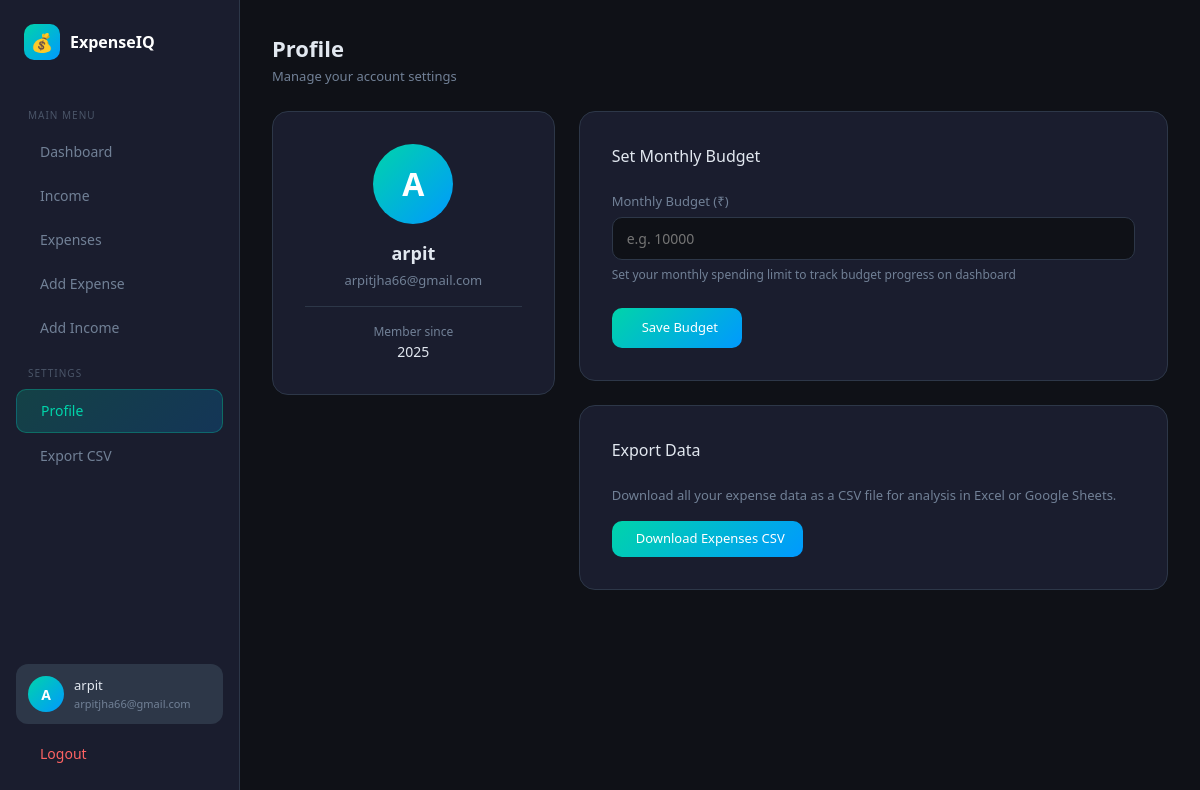
The app's page /profile (signed in) with its own data.
### app.py (models this page shows)
class User(db.Model):
    id = db.Column(db.Integer, primary_key=True)
    username = db.Column(db.String(100), nullable=False)
    email = db.Column(db.String(100), unique=True, nullable=False)
    password = db.Column(db.String(200), nullable=False)
    monthly_budget = db.Column(db.Float, default=0)

### app.py (the view)
@app.route('/profile', methods=['GET', 'POST'])
def profile():
    if 'user_id' not in session:
        return redirect(url_for('login'))
    user = User.query.get(session['user_id'])
    if request.method == 'POST':
        user.monthly_budget = float(request.form['budget'] or 0)
        db.session.commit()
        flash('Budget updated successfully!', 'success')
    return render_template('profile.html', user=user)

### templates/profile.html (shortened to what this page needs)
{% extends 'base.html' %}
{% block content %}
<div class="page-header">
    <div class="page-title">Profile</div>
    <div class="page-subtitle">Manage your account settings</div>
</div>
<div class="row g-4">
    <div class="col-md-4">
        <div class="form-card text-center">
            <div style="width:80px; height:80px; background:linear-gradient(135deg,#00d4aa,#0099ff); border-radius:50%; display:flex; align-items:center; justify-content:center; font-size:32px; font-weight:600; color:white; margin:0 auto 1rem;">
                {{ user.username[0].upper() }}
            </div>
            <div style="font-size:18px; font-weight:600; color:#e2e8f0;">{{ user.username }}</div>
            <div style="font-size:13px; color:#718096; margin-top:4px;">{{ user.email }}</div>
            <div style="margin-top:1rem; padding-top:1rem; border-top:1px solid #2d3748;">
                <div style="font-size:12px; color:#718096;">Member since</div>
                <div style="font-size:14px; color:#e2e8f0;">2025</div>
            </div>
        </div>
    </div>
    <div class="col-md-8">
        <div class="form-card">
            <div style="font-size:16px; font-weight:500; color:#e2e8f0; margin-bottom:1.5rem;">
                 Set Monthly Budget
            </div>
            <form method="POST">
                <div class="mb-4">
                    <label class="custom-label">Monthly Budget (₹)</label>
                    <input type="number" name="budget" class="custom-input" value="{{ user.monthly_budget or '' }}" placeholder="e.g. 10000">
                    <div style="font-size:12px; color:#718096; margin-top:6px;">Set your monthly spending limit to track budget progress on dashboard</div>
                </div>
                <button type="submit" class="btn-teal" style="padding:10px 24px;">
                     Save Budget
                </button>
            </form>
        </div>
        <div class="form-card mt-4">
            <div style="font-size:16px; font-weight:500; color:#e2e8f0; margin-bottom:1.5rem;">
                 Export Data
            </div>
            <p style="font-size:13px; color:#718096; margin-bottom:1rem;">Download all your expense data as a CSV file for analysis in Excel or Google Sheets.</p>
            <a href="/export-csv" class="btn-teal">
                 Download Expenses CSV
            </a>
        </div>
    </div>
</div>
{% endblock %}

### templates/base.html (shortened to what this page needs)
<!DOCTYPE html>
<html lang="en">
<head>
    <link href="https://cdn.jsdelivr.net/npm/bootstrap@5.3.0/dist/css/bootstrap.min.css" rel="stylesheet">
    <link href="https://cdn.jsdelivr.net/npm/@tabler/icons-webfont@latest/tabler-icons.min.css" rel="stylesheet">
</head>
<body>
{% if session.get('user_id') %}
<div class="sidebar">
    <div class="sidebar-brand">
        <div class="sidebar-brand-icon">💰</div>
        <div class="sidebar-brand-text">ExpenseIQ</div>
    </div>
    <div class="nav-section-label">Main Menu</div>
    <a href="/dashboard" class="nav-item {% if request.path == '/dashboard' %}active{% endif %}">
         Dashboard
    </a>
    <a href="/income" class="nav-item {% if request.path == '/income' %}active{% endif %}">
         Income
    </a>
    <a href="/expenses" class="nav-item {% if request.path == '/expenses' %}active{% endif %}">
         Expenses
    </a>
    <a href="/add-expense" class="nav-item {% if request.path == '/add-expense' %}active{% endif %}">
         Add Expense
    </a>
    <a href="/add-income" class="nav-item {% if request.path == '/add-income' %}active{% endif %}">
         Add Income
    </a>
    <div class="nav-section-label">Settings</div>
    <a href="/profile" class="nav-item {% if request.path == '/profile' %}active{% endif %}">
         Profile
    </a>
    <a href="/export-csv" class="nav-item">
         Export CSV
    </a>
    <div class="sidebar-footer">
        <div class="user-card">
            <div class="user-avatar">{{ session['username'][0].upper() }}</div>
            <div>
                <div class="user-name">{{ session['username'] }}</div>
                <div class="user-email">{{ session.get('email', '') }}</div>
            </div>
        </div>
        <a href="/logout" class="nav-item mt-2" style="color: #ff6363;">
             Logout
        </a>
    </div>
</div>
{% endif %}
<div class="main-content" {% if not session.get('user_id') %}style="margin-left:0"{% endif %}>
    {% block content %}{% endblock %}
</div>
</body>
</html>

### templates/base.html (style rules this page uses)
* { margin: 0; padding: 0; box-sizing: border-box; }
body { font-family: 'Segoe UI', sans-serif; background: #0f1117; color: #e2e8f0; display: flex; min-height: 100vh; }
.sidebar { width: 240px; background: #1a1d2e; border-right: 1px solid #2d3748; display: flex; flex-direction: column; padding: 1.5rem 1rem; position: fixed; height: 100vh; z-index: 100; }
.sidebar-brand { display: flex; align-items: center; gap: 10px; padding: 0 0.5rem; margin-bottom: 2rem; }
.sidebar-brand-icon { width: 36px; height: 36px; background: linear-gradient(135deg, #00d4aa, #0099ff); border-radius: 10px; display: flex; align-items: center; justify-content: center; font-size: 18px; }
.sidebar-brand-text { font-size: 16px; font-weight: 600; color: #fff; }
.nav-section-label { font-size: 10px; text-transform: uppercase; letter-spacing: 1px; color: #4a5568; padding: 0 0.75rem; margin-bottom: 0.5rem; margin-top: 1rem; }
.nav-item { display: flex; align-items: center; gap: 12px; padding: 0.65rem 0.75rem; border-radius: 10px; color: #718096; font-size: 14px; text-decoration: none; margin-bottom: 2px; transition: all 0.2s; }
.nav-item.active { background: linear-gradient(135deg, rgba(0,212,170,0.2), rgba(0,153,255,0.2)); color: #00d4aa; border: 1px solid rgba(0,212,170,0.3); }
.sidebar-footer { margin-top: auto; }
.user-card { background: #2d3748; border-radius: 12px; padding: 0.75rem; display: flex; align-items: center; gap: 10px; }
.user-avatar { width: 36px; height: 36px; background: linear-gradient(135deg, #00d4aa, #0099ff); border-radius: 50%; display: flex; align-items: center; justify-content: center; font-weight: 600; font-size: 14px; color: #fff; flex-shrink: 0; }
.user-name { font-size: 13px; font-weight: 500; color: #e2e8f0; }
.user-email { font-size: 11px; color: #718096; }
.main-content { margin-left: 240px; flex: 1; padding: 2rem; min-height: 100vh; }
.page-header { margin-bottom: 1.5rem; }
.page-title { font-size: 22px; font-weight: 600; color: #e2e8f0; }
.page-subtitle { font-size: 13px; color: #718096; margin-top: 2px; }
.btn-teal { background: linear-gradient(135deg, #00d4aa, #0099ff); color: white; border: none; padding: 8px 18px; border-radius: 10px; font-size: 13px; font-weight: 500; cursor: pointer; text-decoration: none; display: inline-flex; align-items: center; gap: 6px; }
.form-card { background: #1a1d2e; border: 1px solid #2d3748; border-radius: 16px; padding: 2rem; }
.custom-input { background: #0f1117; border: 1px solid #2d3748; border-radius: 10px; color: #e2e8f0; padding: 10px 14px; font-size: 14px; width: 100%; }
.custom-label { font-size: 13px; color: #718096; margin-bottom: 6px; display: block; }

### records on screen
User: username "arpit", get "arpitjha66@gmail.com", username "A", email "arpitjha66@gmail.com"

### other values on screen
{{ session['username'][0].upper() }} "A"
